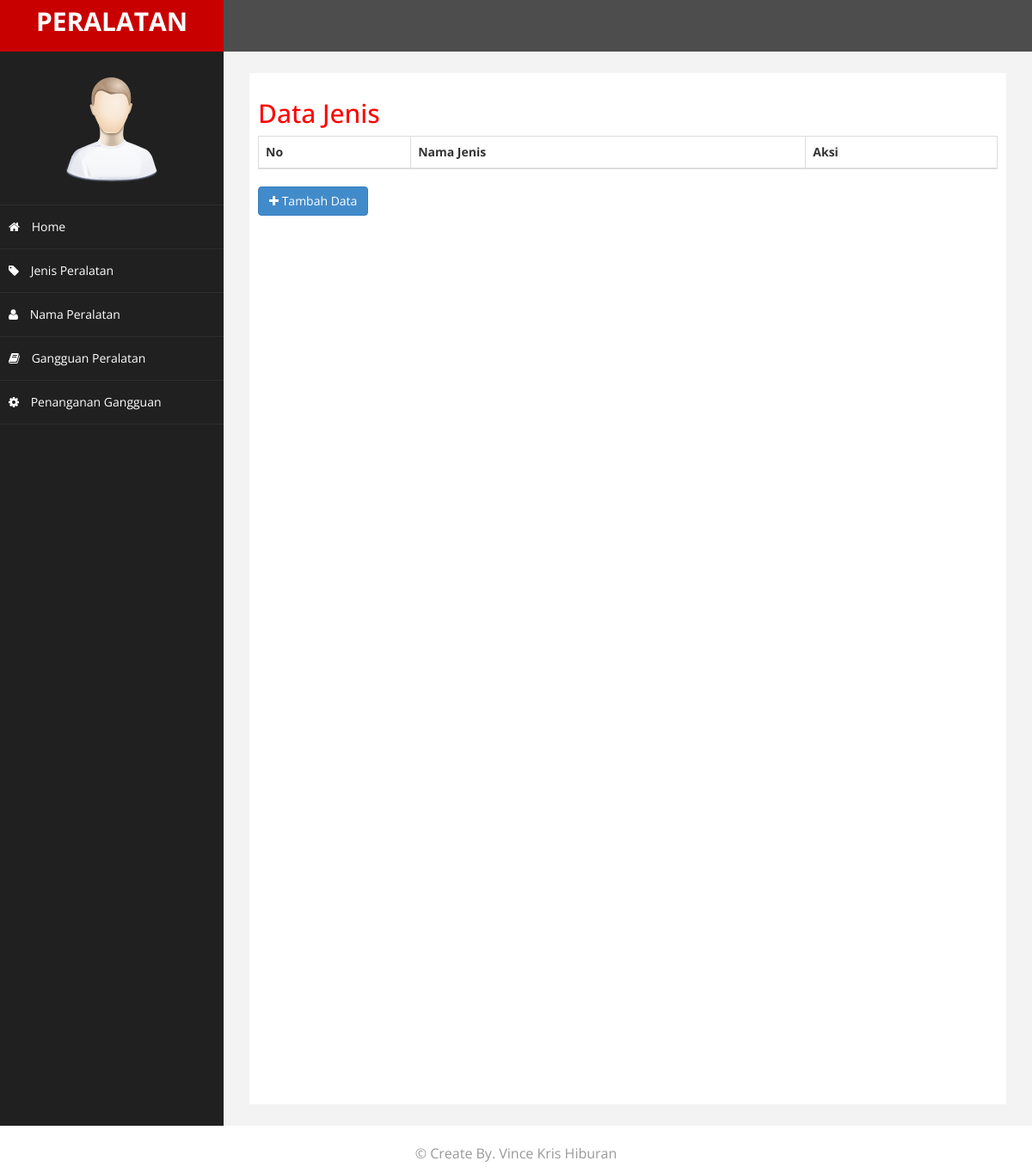
The app's page /index.php?halaman=jenis, older data.
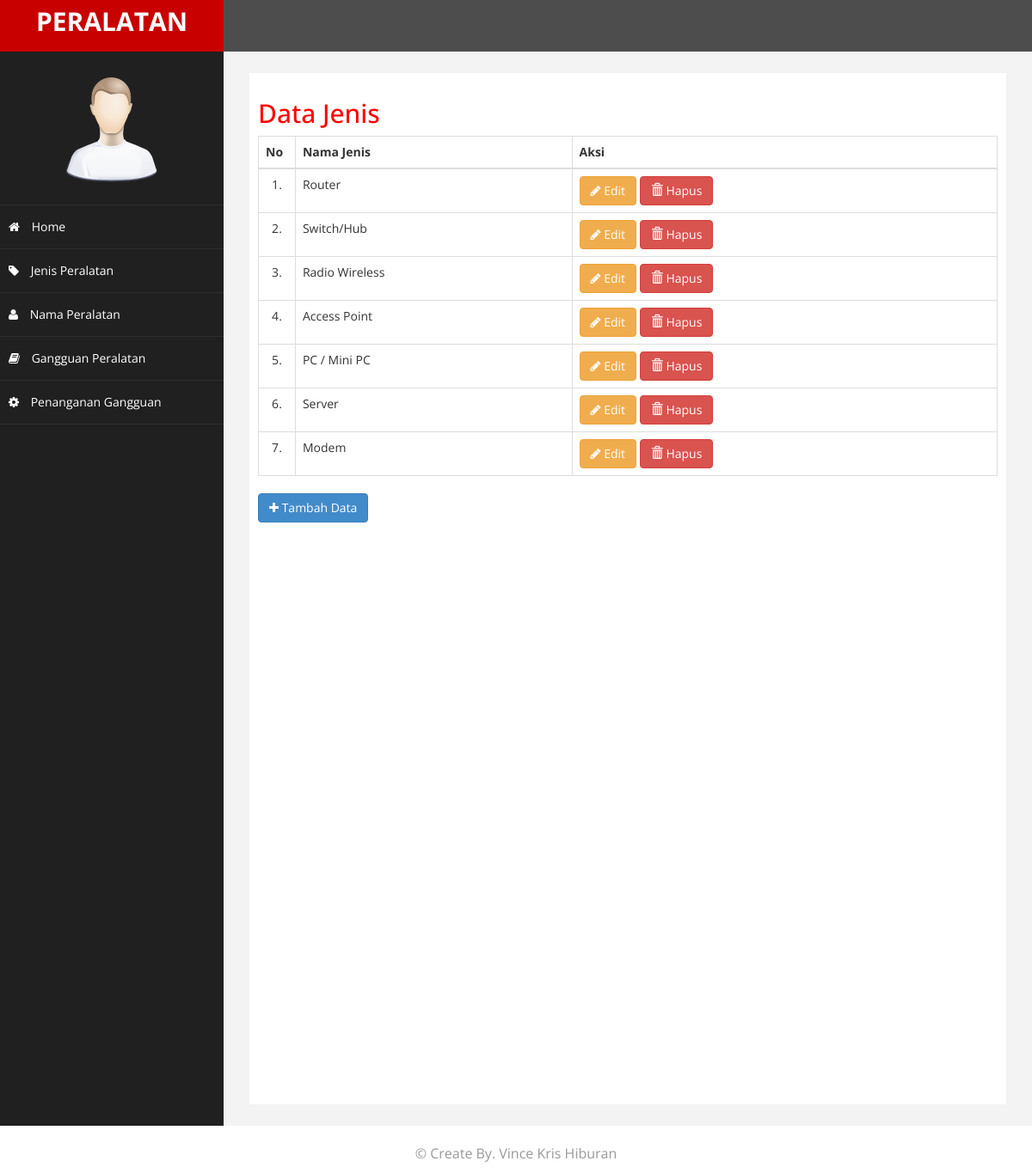
The same page, newer data.
### tables this page shows
CREATE TABLE `jenis_peralatan` (
  `id_jenis` int(11) NOT NULL,
  `nama_jenis` varchar(50) NOT NULL
);

### jenis/data.php (the view)
<h2>Data Jenis</h2>
<table class="table table-bordered">
	<thead>
		<tr>
			<th>No</th>
			<th>Nama Jenis</th>
			<th>Aksi</th>
		</tr>
	</thead>
	<tbody>
		<?php $nomor=1; ?>
		<?php $ambil = $koneksi->query("SELECT * FROM jenis_peralatan"); ?>
		<?php while($pecah = $ambil->fetch_assoc()){?>
		<tr>
			<td width="5%" class="text-center"><?php echo $nomor."."; ?></td>
			<td><?php echo $pecah['nama_jenis']; ?></td>
			<td>
				<a href="index.php?halaman=editjenis&id=<?php echo $pecah['id_jenis']; ?>" class="btn-warning btn"><i class="fa fa-pencil"></i> Edit</a>
				<a href="index.php?halaman=hapusjenis&id=<?php echo $pecah['id_jenis']; ?>" class="btn-danger btn"><i class="glyphicon glyphicon-trash"></i> Hapus</a>
			</td>
		</tr>
		<?php $nomor++; ?>
		<?php } ?>
	</tbody>
</table>
<a href="index.php?halaman=tambahjenis" class="btn btn-primary"><i class="fa fa-plus"></i> Tambah Data</a>

Row changes from the older to the newer data that the page shows:
added jenis_peralatan: nama_jenis "Router"
added jenis_peralatan: nama_jenis "Switch/Hub"
added jenis_peralatan: nama_jenis "Radio Wireless"
added jenis_peralatan: nama_jenis "Access Point"
added jenis_peralatan: nama_jenis "PC / Mini PC"
added jenis_peralatan: nama_jenis "Server"
added jenis_peralatan: nama_jenis "Modem"
